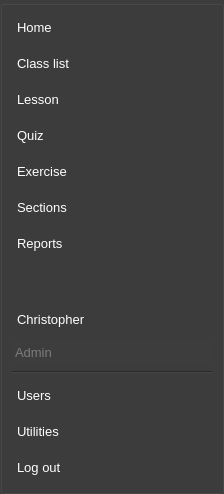
       <widget class="QGroupBox" name="navigationBar">
        <property name="font">
         <font>
          <family>Ubuntu</family>
          <pointsize>12</pointsize>
          <weight>50</weight>
          <italic>false</italic>
          <bold>false</bold>
         </font>
        </property>
        <property name="styleSheet">
         <string notr="true">background-color: rgb(61, 61, 61); padding: 0px, 0px, 0px;</string>
        </property>
        <layout class="QVBoxLayout" name="verticalLayout_5">
         <item>
          <widget class="QPushButton" name="btnHome">
           <property name="minimumSize">
            <size>
             <width>200</width>
             <height>30</height>
            </size>
           </property>
           <property name="maximumSize">
            <size>
             <width>16777215</width>
             <height>30</height>
            </size>
           </property>
           <property name="font">
            <font>
             <family>Ubuntu</family>
             <pointsize>10</pointsize>
             <italic>false</italic>
            </font>
           </property>
           <property name="styleSheet">
            <string notr="true">QPushButton {
	border-radius: 0px;
	background: transparent;
	color: white;
	text-align: left;
    margin: 0px 0px 0px;
	padding: 0px 5px 0px;
}

QPushButton:hover {
 	background: #5d5d5d;
}</string>
           </property>
           <property name="text">
            <string>Home</string>
           </property>
           <property name="icon">
            <iconset>
             <normaloff>../Images/House-01.svg</normaloff>../Images/House-01.svg</iconset>
           </property>
           <property name="iconSize">
            <size>
             <width>24</width>
             <height>24</height>
            </size>
           </property>
          </widget>
         </item>
         <item>
          <widget class="QPushButton" name="btnClassList">
           <property name="minimumSize">
            <size>
             <width>200</width>
             <height>30</height>
            </size>
           </property>
           <property name="maximumSize">
            <size>
             <width>16777215</width>
             <height>30</height>
            </size>
           </property>
           <property name="font">
            <font>
             <family>Ubuntu</family>
             <pointsize>10</pointsize>
             <italic>false</italic>
            </font>
           </property>
           <property name="styleSheet">
            <string notr="true">QPushButton {
	border-radius: 0px;
	background: transparent;
	color: white;
	text-align: left;
    margin: 0px 0px 0px;
	padding: 0px 5px 0px;
}

QPushButton:hover {
 	background: #5d5d5d;
}</string>
           </property>
           <property name="text">
            <string>Class list</string>
           </property>
           <property name="icon">
            <iconset>
             <normaloff>../Images/list-color.svg</normaloff>../Images/list-color.svg</iconset>
           </property>
           <property name="iconSize">
            <size>
             <width>24</width>
             <height>24</height>
            </size>
           </property>
          </widget>
         </item>
         <item>
          <widget class="QPushButton" name="btnLesson">
           <property name="minimumSize">
            <size>
             <width>200</width>
             <height>30</height>
            </size>
           </property>
           <property name="maximumSize">
            <size>
             <width>16777215</width>
             <height>30</height>
            </size>
           </property>
           <property name="font">
            <font>
             <family>Ubuntu</family>
             <pointsize>10</pointsize>
             <italic>false</italic>
            </font>
           </property>
           <property name="styleSheet">
            <string notr="true">QPushButton {
	border-radius: 0px;
	background: transparent;
	color: white;
	text-align: left;
    margin: 0px 0px 0px;
	padding: 0px 5px 0px;
}

QPushButton:hover {
 	background: #5d5d5d;
}</string>
           </property>
           <property name="text">
            <string>Lesson</string>
           </property>
           <property name="icon">
            <iconset>
             <normaloff>../Images/books-28.svg</normaloff>../Images/books-28.svg</iconset>
           </property>
           <property name="iconSize">
            <size>
             <width>24</width>
             <height>24</height>
            </size>
           </property>
          </widget>
         </item>
         <item>
          <widget class="QPushButton" name="btnQuiz">
           <property name="minimumSize">
            <size>
             <width>200</width>
             <height>30</height>
            </size>
           </property>
           <property name="maximumSize">
            <size>
             <width>16777215</width>
             <height>30</height>
            </size>
           </property>
           <property name="font">
            <font>
             <family>Ubuntu</family>
             <pointsize>10</pointsize>
             <italic>false</italic>
            </font>
           </property>
           <property name="styleSheet">
            <string notr="true">QPushButton {
	border-radius: 0px;
	background: transparent;
	color: white;
	text-align: left;
    margin: 0px 0px 0px;
	padding: 0px 5px 0px;
}

QPushButton:hover {
 	background: #5d5d5d;
}</string>
           </property>
           <property name="text">
            <string>Quiz</string>
           </property>
           <property name="icon">
            <iconset>
             <normaloff>../Images/05-bulb.svg</normaloff>../Images/05-bulb.svg</iconset>
           </property>
           <property name="iconSize">
            <size>
             <width>24</width>
             <height>24</height>
            </size>
           </property>
          </widget>
         </item>
         <item>
          <widget class="QPushButton" name="btnExercise">
           <property name="minimumSize">
            <size>
             <width>200</width>
             <height>30</height>
            </size>
           </property>
           <property name="maximumSize">
            <size>
             <width>16777215</width>
             <height>30</height>
            </size>
           </property>
           <property name="font">
            <font>
             <family>Ubuntu</family>
             <pointsize>10</pointsize>
             <italic>false</italic>
            </font>
           </property>
           <property name="styleSheet">
            <string notr="true">QPushButton {
	border-radius: 0px;
	background: transparent;
	color: white;
	text-align: left;
    margin: 0px 0px 0px;
	padding: 0px 5px 0px;
}

QPushButton:hover {
 	background: #5d5d5d;
}</string>
           </property>
           <property name="text">
            <string>Exercise</string>
           </property>
           <property name="icon">
            <iconset>
             <normaloff>../Images/dumbell.svg</normaloff>../Images/dumbell.svg</iconset>
           </property>
           <property name="iconSize">
            <size>
             <width>24</width>
             <height>24</height>
            </size>
           </property>
          </widget>
         </item>
         <item>
          <widget class="QPushButton" name="btnSections">
           <property name="minimumSize">
            <size>
             <width>200</width>
             <height>30</height>
            </size>
           </property>
           <property name="maximumSize">
            <size>
             <width>16777215</width>
             <height>30</height>
            </size>
           </property>
           <property name="font">
            <font>
             <family>Ubuntu</family>
             <pointsize>10</pointsize>
             <italic>false</italic>
            </font>
           </property>
           <property name="styleSheet">
            <string notr="true">QPushButton {
	border-radius: 0px;
	background: transparent;
	color: white;
	text-align: left;
    margin: 0px 0px 0px;
	padding: 0px 5px 0px;
}

QPushButton:hover {
 	background: #5d5d5d;
}</string>
           </property>
           <property name="text">
            <string>Sections</string>
           </property>
           <property name="icon">
            <iconset>
             <normaloff>../Images/library-90.svg</normaloff>../Images/library-90.svg</iconset>
           </property>
           <property name="iconSize">
            <size>
             <width>24</width>
             <height>24</height>
            </size>
           </property>
          </widget>
         </item>
         <item>
          <widget class="QPushButton" name="btnReports">
           <property name="minimumSize">
            <size>
             <width>200</width>
             <height>30</height>
            </size>
           </property>
           <property name="maximumSize">
            <size>
             <width>16777215</width>
             <height>30</height>
            </size>
           </property>
           <property name="font">
            <font>
             <family>Ubuntu</family>
             <pointsize>10</pointsize>
             <italic>false</italic>
            </font>
           </property>
           <property name="styleSheet">
            <string notr="true">QPushButton {
	border-radius: 0px;
	background: transparent;
	color: white;
	text-align: left;
    margin: 0px 0px 0px;
	padding: 0px 5px 0px;
}

QPushButton:hover {
 	background: #5d5d5d;
}</string>
           </property>
           <property name="text">
            <string>Reports</string>
           </property>
           <property name="icon">
            <iconset>
             <normaloff>../Images/product-data.svg</normaloff>../Images/product-data.svg</iconset>
           </property>
           <property name="iconSize">
            <size>
             <width>24</width>
             <height>24</height>
            </size>
           </property>
          </widget>
         </item>
         <item>
          <spacer name="verticalSpacer">
           <property name="orientation">
            <enum>Qt::Vertical</enum>
           </property>
           <property name="sizeHint" stdset="0">
            <size>
             <width>20</width>
             <height>40</height>
            </size>
           </property>
          </spacer>
         </item>
         <item>
          <widget class="QPushButton" name="btnUserName">
           <property name="minimumSize">
            <size>
             <width>200</width>
             <height>30</height>
            </size>
           </property>
           <property name="maximumSize">
            <size>
             <width>16777215</width>
             <height>30</height>
            </size>
           </property>
           <property name="font">
            <font>
             <family>Ubuntu</family>
             <pointsize>10</pointsize>
            </font>
           </property>
           <property name="styleSheet">
            <string notr="true">QPushButton {
	border-radius: 0px;
	background: transparent;
	color: white;
	text-align: left;
    margin: 0px 0px 0px;
	padding: 0px 5px 0px;
}

QPushButton:hover {
 	background: #5d5d5d;
}</string>
           </property>
           <property name="text">
            <string>Christopher</string>
           </property>
           <property name="icon">
            <iconset>
             <normaloff>../Images/icon-user-7.svg</normaloff>../Images/icon-user-7.svg</iconset>
           </property>
           <property name="iconSize">
            <size>
             <width>24</width>
             <height>24</height>
            </size>
           </property>
          </widget>
         </item>
         <item>
          <widget class="QLabel" name="labelPosition">
           <property name="font">
            <font>
             <family>Ubuntu</family>
             <pointsize>10</pointsize>
            </font>
           </property>
           <property name="styleSheet">
            <string notr="true">color: rgb(124, 124, 124);
padding: 5px, 5px, 0px;</string>
           </property>
           <property name="text">
            <string>Admin</string>
           </property>
          </widget>
         </item>
         <item>
          <widget class="Line" name="line">
           <property name="orientation">
            <enum>Qt::Horizontal</enum>
           </property>
          </widget>
         </item>
         <item>
          <widget class="QPushButton" name="btnUsers">
           <property name="minimumSize">
            <size>
             <width>200</width>
             <height>30</height>
            </size>
           </property>
           <property name="maximumSize">
            <size>
             <width>16777215</width>
             <height>30</height>
            </size>
           </property>
           <property name="font">
            <font>
             <family>Ubuntu</family>
             <pointsize>10</pointsize>
            </font>
           </property>
           <property name="styleSheet">
            <string notr="true">QPushButton {
	border-radius: 0px;
	background: transparent;
	color: white;
	text-align: left;
    margin: 0px 0px 0px;
	padding: 0px 5px 0px;
}

QPushButton:hover {
 	background: #5d5d5d;
}</string>
           </property>
           <property name="text">
            <string>Users</string>
           </property>
           <property name="icon">
            <iconset>
             <normaloff>../Images/users-61.svg</normaloff>../Images/users-61.svg</iconset>
           </property>
           <property name="iconSize">
            <size>
             <width>24</width>
             <height>24</height>
            </size>
           </property>
          </widget>
         </item>
         <item>
          <widget class="QPushButton" name="btnUtility">
           <property name="minimumSize">
            <size>
             <width>200</width>
             <height>30</height>
            </size>
           </property>
           <property name="maximumSize">
            <size>
             <width>16777215</width>
             <height>30</height>
            </size>
           </property>
           <property name="font">
            <font>
             <family>Ubuntu</family>
             <pointsize>10</pointsize>
            </font>
           </property>
           <property name="styleSheet">
            <string notr="true">QPushButton {
	border-radius: 0px;
	background: transparent;
	color: white;
	text-align: left;
    margin: 0px 0px 0px;
	padding: 0px 5px 0px;
}

QPushButton:hover {
 	background: #5d5d5d;
}</string>
           </property>
           <property name="text">
            <string>Utilities</string>
           </property>
           <property name="icon">
            <iconset>
             <normaloff>../Images/settings-125.svg</normaloff>../Images/settings-125.svg</iconset>
           </property>
           <property name="iconSize">
            <size>
             <width>24</width>
             <height>24</height>
            </size>
           </property>
          </widget>
         </item>
         <item>
          <widget class="QPushButton" name="btnLogout">
           <property name="minimumSize">
            <size>
             <width>200</width>
             <height>30</height>
            </size>
           </property>
           <property name="maximumSize">
            <size>
             <width>16777215</width>
             <height>30</height>
            </size>
           </property>
           <property name="font">
            <font>
             <family>Ubuntu</family>
             <pointsize>10</pointsize>
            </font>
           </property>
           <property name="styleSheet">
            <string notr="true">QPushButton {
	border-radius: 0px;
	background: transparent;
	color: white;
	text-align: left;
    margin: 0px 0px 0px;
	padding: 0px 5px 0px;
}

QPushButton:hover {
 	background: #5d5d5d;
}</string>
           </property>
           <property name="text">
            <string>Log out</string>
           </property>
           <property name="icon">
            <iconset>
             <normaloff>../Images/logout.png</normaloff>../Images/logout.png</iconset>
           </property>
           <property name="iconSize">
            <size>
             <width>24</width>
             <height>24</height>
            </size>
           </property>
          </widget>
         </item>
        </layout>
       </widget>
